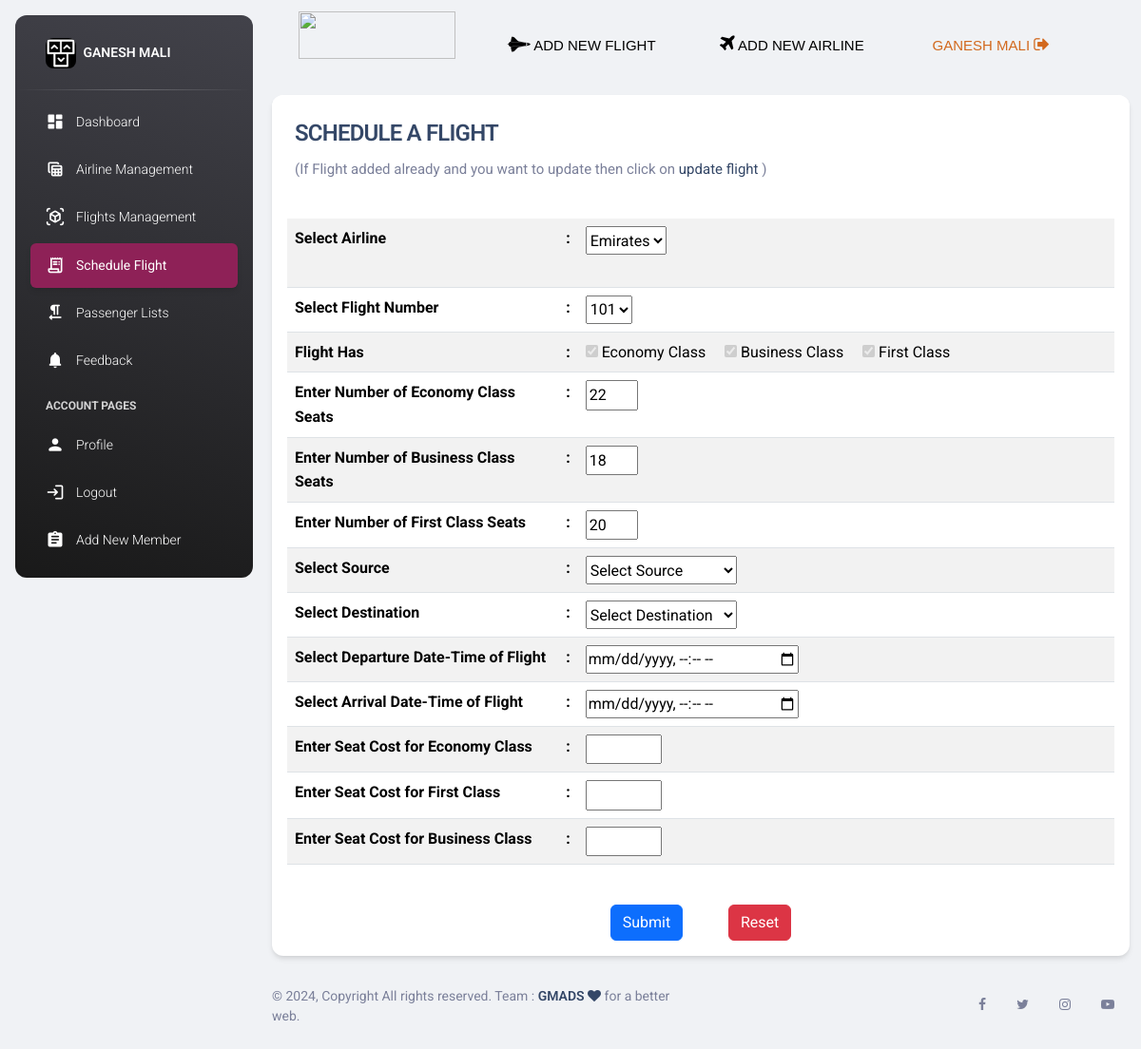
Page /schedule-flight.php?ig=101 (signed in) on the committed database.
### tables this page shows
CREATE TABLE `airline` (
  `ano` int(255) NOT NULL,
  `aname` varchar(128) NOT NULL,
  `added_date` varchar(128) NOT NULL DEFAULT current_timestamp(),
  `no_of_flights` int(255) NOT NULL DEFAULT 0
);

CREATE TABLE `class` (
  `class_id` int(255) NOT NULL,
  `cname` varchar(20) NOT NULL,
  `noofseats` int(255) NOT NULL DEFAULT 0,
  `fno` int(255) NOT NULL
);

### schedule-flight.php (the view, shortened to what the rows shown need)
<!DOCTYPE html>
<html lang="en">
<head>
  <link rel="stylesheet" href="https://cdn.jsdelivr.net/npm/bootstrap@5.3.2/dist/css/bootstrap.min.css"
>
  <link rel="stylesheet" href="https://cdnjs.cloudflare.com/ajax/libs/font-awesome/4.7.0/css/font-awesome.min.css">
  <link id="pagestyle" href="../assetsp/css/my.css?v=3.1.0" rel="stylesheet" />
  <link id="pagestyle" href="../assets/css/my.css?v=3.1.0" rel="stylesheet" />
</head>
<?php
  $hostName ="localhost";
  $dbusers ="root";
  $dbPassword ="";
  $dbName ="jetsetfly";
  $conn =mysqli_connect($hostName,$dbusers,$dbPassword,$dbName);
?>
<body class="g-sidenav-show  bg-gray-200">
  <main class="main-content position-relative max-height-vh-100 h-100 border-radius-lg ">
    <form class="heading" action="schedule-flight.php" method='POST' onsubmit="return validateDateTime()">
      <div class="container">
        <br>
        <div class="row">
          <div class="col-md-12">
            <div class="card">
              <div class="card-body">
                <table class="table table-striped">
                  <?php
                    if (isset($_GET['ig']))
                    {
                      $fno=$_GET['ig'];
                      $sql = "SELECT * FROM flight WHERE fno = $fno";
                      $result = mysqli_query($conn, $sql);
                      if ($result)
                      {
                          if (mysqli_num_rows($result) > 0)
                          {
                              $row = mysqli_fetch_assoc($result);
                          }
                      }
                      $ano=$row['ano'];
                      $sql1 = "SELECT * FROM airline WHERE ano=$ano";
                      $result1 = mysqli_query($conn, $sql1);
                      if ($result1)
                      {
                          if (mysqli_num_rows($result1) > 0)
                          {
                              $row1 = mysqli_fetch_assoc($result1);
                              $an=$row1['aname'];
                          }
                      }
                      ?>
                      <tbody>
                        <tr>
                          <td><b>Select Airline </b></td>
                          <td><b>:</b></td>
                          <td>
                            <select class="box" name="aname" id="air" readonly>
                              <option value="<?php echo $an;?>" selected><?php echo $an;?></option>
                            </select>
                          </td>
                        </tr>
                        <tr>
                          <td><b>Select Flight Number</b></td>
                          <td><b>:</b></td>
                          <td>
                            <select class="box" id="flight" name="fno" readonly>
                              <option value="<?php echo $fno;?>" selected><?php echo $fno;?></option>
                            </select>
                          </td>
                        </tr>
                        <tr>
                          <td><b>Flight Has</b></td>
                          <td><b>:</b></td>
                          <td>
                            <?php
                                $sql2 = "SELECT * FROM class WHERE fno=$fno AND cname='Economy Class'";
                                $result2 = mysqli_query($conn, $sql2);
                                if ($result2)
                                {
                                    if (mysqli_num_rows($result2) > 0)
                                    {
                                        $row2 = mysqli_fetch_assoc($result2);
                                        $noofseatsofeco=$row2['noofseats'];
                                    }
                                }
                            ?>
                            <input type="checkbox" id="eco" name="eco" <?php if($noofseatsofeco > 0) echo "checked"; ?> disabled onchange="toggleSeatsVisibility()">
                            <label for="eco">Economy Class</label>&nbsp;&nbsp;&nbsp;&nbsp;
                            <?php
                                $sql3 = "SELECT * FROM class WHERE fno=$fno AND cname='Business Class'";
                                $result3 = mysqli_query($conn, $sql3);
                                if ($result3)
                                {
                                    if (mysqli_num_rows($result3) > 0)
                                    {
                                        $row3 = mysqli_fetch_assoc($result3);
                                        $noofseatsofbsn=$row3['noofseats'];
                                    }
                                }
                            ?>
                            <input type="checkbox" id="bsn" name="bsn" <?php if($noofseatsofbsn > 0) echo "checked"; ?> disabled onchange="toggleSeatsVisibility()">
                            <label for="bsn">Business Class</label>&nbsp;&nbsp;&nbsp;&nbsp;
                            <?php
                                $sql4 = "SELECT * FROM class WHERE fno=$fno AND cname='First Class'";
                                $result4 = mysqli_query($conn, $sql4);
                                if ($result4)
                                {
                                    if (mysqli_num_rows($result4) > 0)
                                    {
                                        $row4 = mysqli_fetch_assoc($result4);
                                        $noofseatsoffrt=$row4['noofseats'];
                                    }
                                }
                            ?>
                            <input type="checkbox" id="fir" name="fir" <?php if($noofseatsoffrt > 0) echo "checked"; ?> disabled onchange="toggleSeatsVisibility()">
                            <label for="fir">First Class</label>&nbsp;&nbsp;&nbsp;&nbsp;
                          </td>
                        </tr>
                        <tr>
                          <td><b>Enter Number of Economy Class Seats</b></td>
                          <td><b>:</b></td>
                          <td><input type="number" class="box" name="noes" id="noes" min='20' max='40' value="<?php echo $noofseatsofeco;?>" readonly></td>
                        </tr>
                        <tr>
                            <td><b>Enter Number of Business Class Seats</b></td>
                            <td><b>:</b></td>
                            <td><input type="number" class="box" name="nobs" id="nobs" min='10' max='30' value="<?php echo $noofseatsofbsn;?>" readonly></td>
                        </tr>
                        <tr>
                            <td><b>Enter Number of First Class Seats</b></td>
                            <td><b>:</b></td>
                            <td><input type="number" class="box" name="nofcs" id="nofcs" min='15' max='35' value="<?php echo $noofseatsoffrt;?>" readonly></td>
                        </tr>
                        <tr>
                          <td><b>Select Source </b></td>
                          <td><b>:</b></td>
                          <td>
                            <select name="source" id="select1" onchange="getSelectValue(this.value)">
                              <option selected disabled>Select Source</option>
                            </select>
                          </td>
                        </tr>
                        <tr>
                          <td><b>Select Destination </b></td>
                          <td><b>:</b></td>
                          <td>
                            <select name="dest" id="select2">
                              <option selected disabled>Select Destination</option>
                            </select>
                          </td>
                        </tr>
                        <tr>
                          <td><b>Select Departure Date-Time of Flight</b></td>
                          <td><b>:</b></td>
                          <td>
                            <input type="datetime-local" class="box" id="adatetime" name="adatetime" required>
                          </td>
                        </tr>
                        <tr>
                          <td><b>Select Arrival Date-Time of Flight</b></td>
                          <td><b>:</b></td>
                          <td>
                            <input type="datetime-local" class="box" id="ddatetime" name="ddatetime" required>
                          </td>
                        </tr>
                        <tr id="seat1" <?php if($noofseatsofeco==0) echo "hidden"?>>
                          <td><b>Enter Seat Cost for Economy Class</b></td>
                          <td><b>:</b></td>
                          <td><input type="number" class="box" name="coe" min='1000' max='20000' >
                          </td>
                        </tr>
                        <tr id="seat2" <?php if($noofseatsoffrt==0) echo "hidden"?>>
                          <td><b>Enter Seat Cost for First Class</b></td>
                          <td><b>:</b></td>
                          <td><input type="number" class="box" name="cof" min='5000' max='40000' >
                          </td>
                        </tr>
                        <tr id="seat3" <?php if($noofseatsofbsn==0) echo "hidden"?>>
                          <td><b>Enter Seat Cost for Business Class</b></td>
                          <td><b>:</b></td>
                          <td><input type="number" class="box" name="cob" min='8000' max='80000' >
                          </td>
                        </tr>
                      </tbody>
                        <?php
                    }
                  ?>
                </table>
                <br>
              </div>
            </div>
          </div>
        </div>
      </div>
    </form>
  </main>
</body>
</html>

### rows in the picture
airline: aname "Emirates"
class: noofseats "☑", noes "22"
class: noofseats "☑", nobs "18"
class: noofseats "☑", nofcs "20"

### other values in the picture
$name "GANESH MALI"
form field fno "101"
